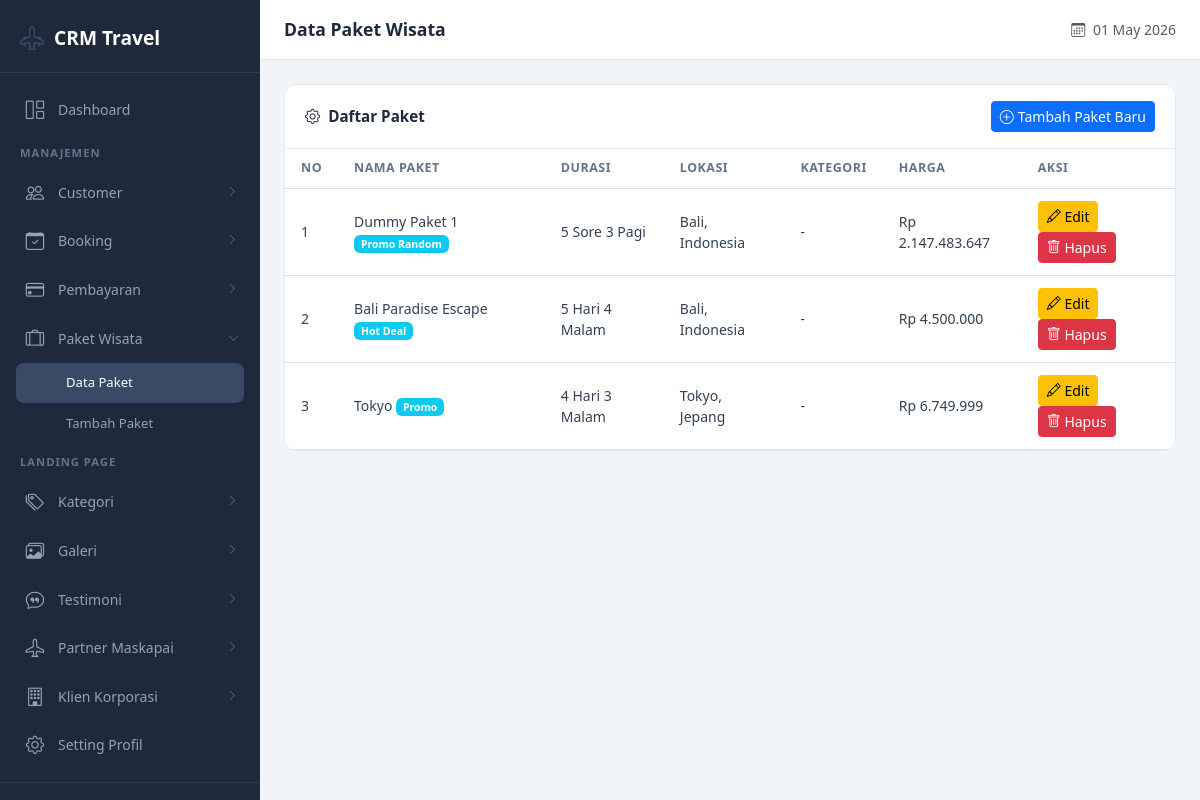
Before: /dashboard/data-manajemen-paket.php (signed in) with the older database file.
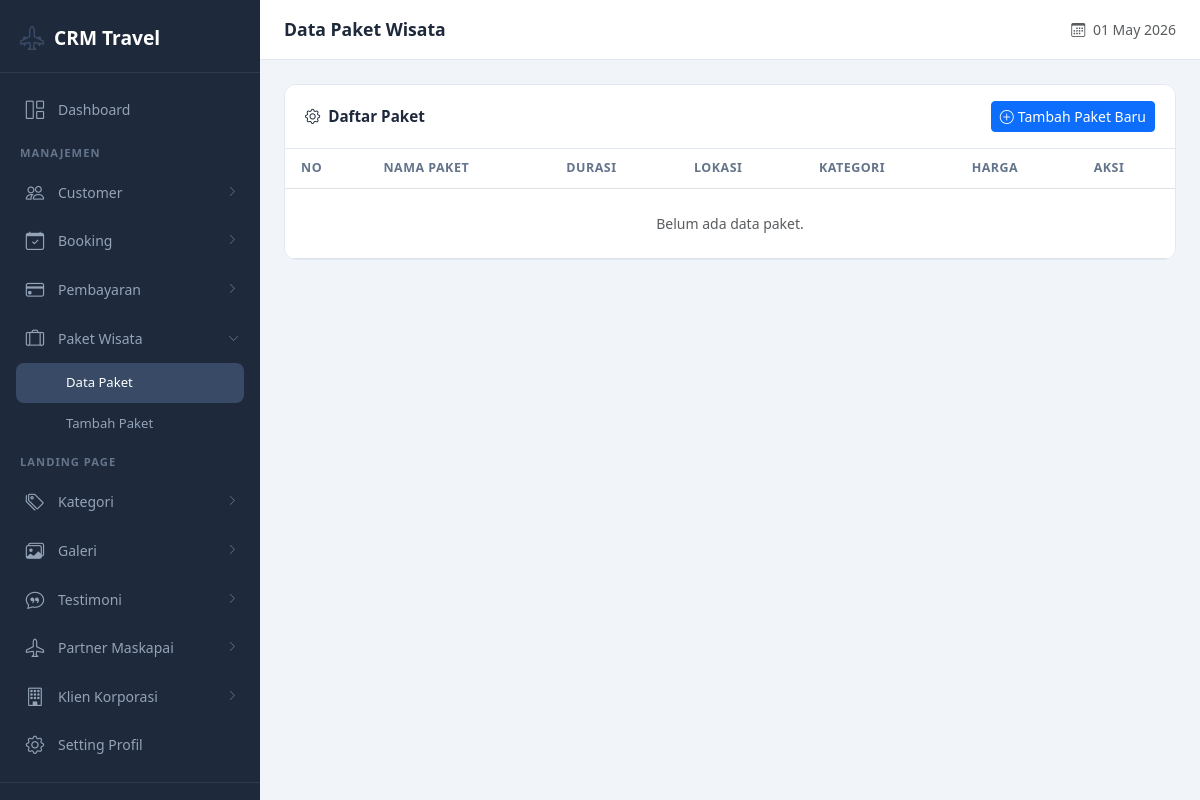
After: the same page with the newer database file.
### tables this page shows
CREATE TABLE `manajemen_paket` (
  `id` int(11) NOT NULL,
  `nama_paket` varchar(120) NOT NULL,
  `durasi` varchar(60) NOT NULL,
  `lokasi` varchar(120) NOT NULL,
  `harga` int(11) NOT NULL,
  `gambar` varchar(255) NOT NULL,
  `label` varchar(50) NOT NULL,
  `rating` tinyint(4) NOT NULL,
  `deskripsi` text DEFAULT NULL,
  `destinasi` text DEFAULT NULL,
  `fasilitas_include` text DEFAULT NULL,
  `fasilitas_exclude` text DEFAULT NULL,
  `syarat_ketentuan` text DEFAULT NULL,
  `created_at` timestamp NOT NULL DEFAULT current_timestamp()
);

### dashboard/data-manajemen-paket.php (the view, shortened to what this page needs)
<?php
include 'config.php';
$paketList = [];
$result = $koneksi->query("SELECT manajemen_paket.*, kategori.nama_kategori FROM manajemen_paket LEFT JOIN kategori ON manajemen_paket.kategori_id = kategori.id ORDER BY manajemen_paket.id DESC");
if ($result) {
    while ($row = $result->fetch_assoc()) {
        $paketList[] = $row;
    }
}
$page_title = 'Data Paket Wisata';
?>
<!DOCTYPE html>
<html lang="id">
<head>
    <link href="https://cdn.jsdelivr.net/npm/bootstrap@5.3.8/dist/css/bootstrap.min.css" rel="stylesheet">
    <link href="https://cdn.jsdelivr.net/npm/bootstrap-icons@1.11.3/font/bootstrap-icons.min.css" rel="stylesheet">
    <link rel="stylesheet" href="src/css/dashboard.css">
</head>
<body>
     <?php include "sidebar.php"; ?>
    <div class="main-content">
        <header class="top-header">
            <div class="d-flex align-items-center gap-3">
                <h1 class="page-title"><?php echo isset($page_title) ? $page_title : 'Dashboard'; ?></h1>
            </div>
            <div class="header-actions">
                <span class="text-muted small d-none d-md-inline">
                    <i class="bi bi-calendar3 me-1"></i>
                    <?php echo date('d M Y'); ?>
                </span>
            </div>
        </header>
        <div class="page-content">
            <div class="dashboard-card">
                <div class="card-header d-flex align-items-center justify-content-between">
                    <span><i class="bi bi-gear me-2"></i>Daftar Paket</span>
                    <a href="manajemen-paket" class="btn btn-primary btn-sm">
                        <i class="bi bi-plus-circle me-1"></i>Tambah Paket Baru
                    </a>
                </div>
                <div class="card-body p-0">
                    <div class="table-responsive">
                        <table class="table table-dashboard">
                            <thead>
                                 <tr>
                                     <th>No</th>
                                     <th>Nama Paket</th>
                                     <th>Durasi</th>
                                     <th>Lokasi</th>
                                     <th>Kategori</th>
                                     <th>Harga</th>
                                     <th>Aksi</th>
                                 </tr>
                            </thead>
                            <tbody>
                                <?php if (!$paketList): ?>
                                    <tr>
                                        <td colspan="7" class="text-center text-muted py-4">Belum ada data paket.</td>
                                    </tr>
                                <?php else: ?>
                                    <?php $no = 1; ?>
                                     <?php foreach ($paketList as $p): ?>
                                         <tr>
                                             <td><?php echo $no++; ?></td>
                                             <td>
                                                 <?php echo htmlspecialchars($p['nama_paket']); ?>
                                                 <?php if (!empty($p['label'])): ?>
                                                     <span class="badge bg-info"><?php echo htmlspecialchars($p['label']); ?></span>
                                                 <?php endif; ?>
                                             </td>
                                             <td><?php echo htmlspecialchars($p['durasi']); ?></td>
                                             <td><?php echo htmlspecialchars($p['lokasi']); ?></td>
                                             <td><?php echo htmlspecialchars($p['nama_kategori'] ?? '-'); ?></td>
                                             <td>Rp <?php echo number_format((int)$p['harga'], 0, ',', '.'); ?></td>
                                             <td>
                                                 <a href="edit-manajemen-paket?id=<?php echo $p['id']; ?>" class="btn btn-sm btn-warning">
                                                     <i class="bi bi-pencil"></i> Edit
                                                 </a>
                                                 <a href="src/api/hapus-manajemen-paket?id=<?php echo $p['id']; ?>" class="btn btn-sm btn-danger" onclick="return confirm('Apakah Anda yakin ingin menghapus data ini?')">
                                                     <i class="bi bi-trash"></i> Hapus
                                                 </a>
                                             </td>
                                         </tr>
                                    <?php endforeach; ?>
                                <?php endif; ?>
                            </tbody>
                        </table>
                    </div>
                </div>
            </div>
        </div>
    </div>
</body>
</html>

Changed rows visible on the page:
removed manajemen_paket: nama_paket "Dummy Paket 1", label "Promo Random", durasi "5 Sore 3 Pagi", lokasi "Bali, Indonesia", nama_kategori "-", harga "2.147.483.647"
removed manajemen_paket: nama_paket "Bali Paradise Escape", label "Hot Deal", durasi "5 Hari 4 Malam", lokasi "Bali, Indonesia", nama_kategori "-", harga "4.500.000"
removed manajemen_paket: nama_paket "Tokyo", label "Promo", durasi "4 Hari 3 Malam", lokasi "Tokyo, Jepang", nama_kategori "-", harga "6.749.999"
Other visible differences:
text now shown: "Belum ada data paket."
